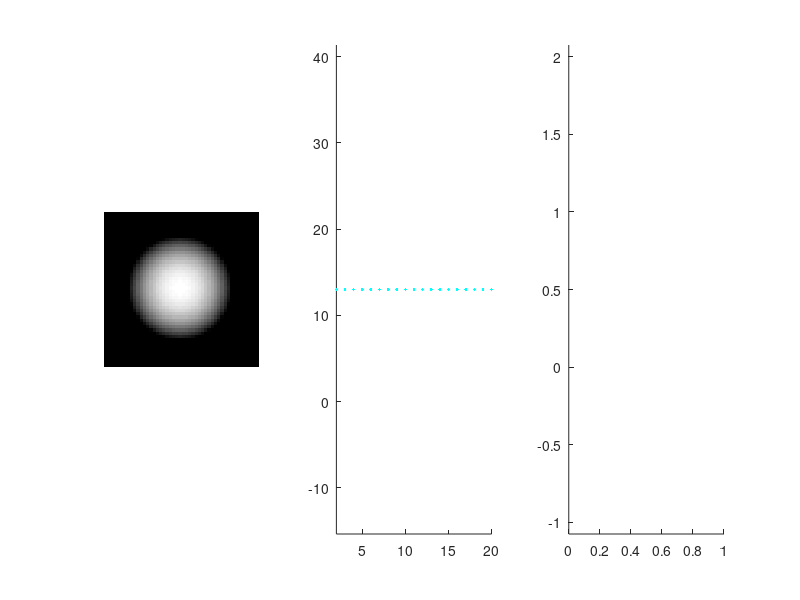

Source code (MATLAB): (Note: this script raises an error after producing the figure.)
% Test algorithm from nishdate 2011 on luneberg lens

%%%to do:

%step size tends to decay rapidly...
    %still not exactly sure about step size  
    
%RK4 and RKF45 method seem to give similar accuracy    
    
%look for easy speed ups
    %when runing final RK5 method gradient does not need to be recomputed (?), huge save

%close all; 
clear;    
    
radius = 1;
step_size = 0.0625; 

%create luneburg lens
vol_size = 3*radius/step_size;
lens_volume = ones(vol_size,vol_size,vol_size);

for i = 1:vol_size
    for j = 1:vol_size
        for k = 1:vol_size
            x = (i-vol_size/2)*step_size;
            y = (j-vol_size/2)*step_size;
            z = (k-vol_size/2)*step_size;
            r = sqrt(x^2+y^2+z^2);
            
            if r < radius
                lens_volume(i,j,k) = sqrt(2-(r/radius)^2);
            end
        end
    end
end

% create fiber
%%% note fully implement
% fiber_length = 10;
% 
% vol_size = 3*radius/step_size;
% lens_volume = ones(ceil([vol_size vol_size fiber_length*1.5/step_size]));
% 
% for i = 1:vol_size
%     for j = 1:vol_size
%        
%         x = (i-vol_size/2)*step_size;
%         y = (j-vol_size/2)*step_size;
%         r = sqrt(x^2+y^2);
% 
%         if r < radius
%             lens_volume(i,j,:) = sqrt(2.5-(r/radius)^2);
%         end
%     end
% end

[temp_x, temp_y, temp_z] = meshgrid(1:vol_size, 1:vol_size, 1:vol_size);
vol_inds = sub2ind([vol_size, vol_size, vol_size], temp_x(:), temp_y(:), temp_z(:));
vol_coords = ([temp_x(:), temp_y(:), temp_z(:)]-vol_size/2)*step_size;
%just keep points in lens
temp_inds = find(sqrt(vol_coords(:,1).^2 + vol_coords(:,2).^2 + vol_coords(:,3).^2) < radius);
vol_inds = vol_inds(temp_inds);
vol_coords = vol_coords(temp_inds,:);

%set up initial rays.
temp_p = (0.5*radius/step_size+5):5:(2.5*radius/step_size-5);
[temp_y, temp_z] = meshgrid(temp_p, temp_p);
ray_origins = [ones(numel(temp_y),1), temp_y(:), temp_z(:)]'; %3xn 

%trace rays by stepping across
figure; 
subplot(1,3,1);
imshow((lens_volume(:,:,vol_size/2)-1)/(max(lens_volume(:))-1));

subplot(1,3,2);
hold on; axis equal

subplot(1,3,3);
hold on; axis equal

%trace through
interp_type = 3;

for i = 1:size(ray_origins,2)
    %plot3(ray_origins(1,i), ray_origins(2,i), ray_origins(3,i),'.b');
    
    initial_ray_T = [1, 0, 0]'; %3x1 : ray will move from left to right
    ray_X = ray_origins(:,i);
    
    in_graded = 0;
    go = 1;
    delta_t = 0.001;
    
    while go
        if ~in_graded; ray_X = ray_X + initial_ray_T; end
        
        if sqrt((ray_X(1)-vol_size/2)^2+(ray_X(2)-vol_size/2)^2+(ray_X(3)-vol_size/2)^2)*step_size < radius
            if ~in_graded
                %entry to graded
                in_graded = 1;
                ray_x_back = ray_X-initial_ray_T; %step back one
                
                %find intersection of sphere geometrically
                    %from https://www.scratchapixel.com/lessons/3d-basic-rendering/minimal-ray-tracer-rendering-simple-shapes/ray-sphere-intersection
                O = (ray_x_back - vol_size/2)*step_size;
                C = 0; L = C - O;
                t_ca = dot(L,initial_ray_T);
                d = sqrt(dot(L,L)-t_ca^2);
                t_hc = sqrt(radius^2-d^2);
                t_0 = t_ca - t_hc;
                
                X = O+initial_ray_T*t_0; %3x1 coordinates
                T = initial_ray_T; %3x1 vector
                
                % could calculate refraction as usual, but does not occur as grading starts from 1
                %surface_normal = ray_X - vol_size/2; surface_normal = surface_normal/norm(surface_normal);
            end

            X0 = X;
            T0 = T;
            
            [X, T, delta_t] = ray_interpolation(interp_type, X0, T0, delta_t, vol_coords, vol_inds, lens_volume);

            if sqrt(X(1)^2+X(2)^2+X(3)^2) > radius
                %ray has exited lens on this step, need to iterate close to surface as in nishidate 2011 paper
                delta_t0 = delta_t;
                rad_current = sqrt(X(1)^2+X(2)^2+X(3)^2); %always larger outbound
                rad_back = sqrt(X0(1)^2+X0(2)^2+X0(3)^2);
                lambda0 = (rad_current-radius)/(rad_current-rad_back);
                
                epsilon = sqrt(1.49e-8); %error term, suggest using sqrt of machine precision
                %for matlab sqrt(2.2204e-16), for paper sqrt(1.49e-8)
                
                its = 1;
                r_init = (1-sqrt(X(1)^2+X(2)^2+X(3)^2))*10^6;
                         
                %run loop until ray is barely moving forward
                % As algorithm 1 from paper
                while delta_t0*norm(T0) > epsilon && abs(lambda0-1) > 10^-3 % & lambda0 > 10^-3
                    SF = 1; %A from paper - saftey factor
                    
                    if lambda0 < 10^-3
                       T = T0; %%% included in loop on paper.
                       warning('Not sure on this');
                       break
                    end
                    
                    %this loop steps back from overshoot
                    while sqrt(X(1)^2+X(2)^2+X(3)^2) > radius
                        T = T0; %idea is that we keep using start vector, even though this isn't used...
                        
                        if (SF >= 0.1)
                           SF = SF - 0.1; 
                        else
                           SF = 0.1*SF;
                        end
                        
                        delta_t = SF*lambda0*delta_t0;
                        
                        %%% step ray forward with RK5 with fixed step
                        [X, T] = ray_interpolation(4, X0, T0, delta_t, vol_coords, vol_inds, lens_volume);
                    end
                    
                    delta_t = (1-SF)*lambda0*delta_t0;
                    
                    %this loop steps forward to find new contact position from position just before overshoot.
                    while sqrt(X(1)^2+X(2)^2+X(3)^2) < radius
                        X0 = X; %think this is the case, we are stepping forward
                        T0 = T;
                        
                        [X, T] = ray_interpolation(4, X0, T0, delta_t, vol_coords, vol_inds, lens_volume);
                    end
                    
                    %update parameters for next loop
                    rad_current = sqrt(X(1)^2+X(2)^2+X(3)^2); %always larger outbound
                    rad_back = sqrt(X0(1)^2+X0(2)^2+X0(3)^2);
                    lambda0 = (rad_current-radius)/(rad_current-rad_back);
                
                    delta_t0 = delta_t;
                    
                    its = its + 1;
                end
                
                in_graded = 0;
                initial_ray_T = T;
                
                subplot(1,3,3);
                plot(X(2)*10^6, X(3)*10^6,'xr');
                
                r_end = (1-sqrt(X(1)^2+X(2)^2+X(3)^2))*10^6;
                [its-1 r_init r_end]
            end
            
            
            ray_X = X/step_size + vol_size/2;
        end
        
        subplot(1,3,2);
        if in_graded
            plot3(ray_X(1), ray_X(2), ray_X(3),'.b');
        else
            plot3(ray_X(1), ray_X(2), ray_X(3),'.c');
        end
        
        if any(ray_X > vol_size)
           go = 0; 
        end
    end
    pause(0.01)
end
subplot(1,3,1);
title('Luneberg lens r = 1mm n = 1-1.41')

subplot(1,3,2);
TR = SubdivideSphericalMesh(IcosahedronMesh,2);
sphereCords = TR.X*radius/step_size+vol_size/2;
plot3(sphereCords(:,1), sphereCords(:,2), sphereCords(:,3), '.r')
axis off

subplot(1,3,3);
ylim([-50 50]); xlim([-50 50]);
title('spot diagram (nm)')

function [X, T, new_delta_t] = ray_interpolation(type, X0, T0, delta_t, vol_coords, vol_inds, lens_volume)

    if type == 1
        % RK from Sharma - uses some abbreviations... is be forth order?
        A = delta_t*numerical_dT_dt(X0, vol_coords, vol_inds, lens_volume); %3x1
        B = delta_t*numerical_dT_dt(X0+delta_t/2*T0+delta_t/8*A, vol_coords, vol_inds, lens_volume); %3x1
        C = delta_t*numerical_dT_dt(X0+delta_t*T0+delta_t/2*B, vol_coords, vol_inds, lens_volume); %3x1

        X = X0 + delta_t*(T0+(A+2*B)/6);
        T = T0 + (A+4*B+C)/6;
        
        new_delta_t = delta_t;
        
    elseif type == 2
        % RK4 standard - works as Sharma
        % general description from Meggit and wiki is a confusing
        % explicit method on wiki and second-order eqn w/ Simpson's rule from Scaraborough - Numerical Mathmatical Analysis p 382 (ref- from Sharma) are helpful
            % can also derive w/ first order simultaneous eqns?
            % gives very similar results to first order eqns (0 1/2 1/2 1) instead of (0 1/8 1/8 1/2)
        k1 = delta_t*numerical_dT_dt(X0, vol_coords, vol_inds, lens_volume); 
        k2 = delta_t*numerical_dT_dt(X0+delta_t*T0/2    +delta_t*k1/8, vol_coords, vol_inds, lens_volume);
        k3 = delta_t*numerical_dT_dt(X0+delta_t*T0/2    +delta_t*k2/8, vol_coords, vol_inds, lens_volume);
        k4 = delta_t*numerical_dT_dt(X0+delta_t*T0      +delta_t*k3/2, vol_coords, vol_inds, lens_volume);
        X = X0 + delta_t*(T0+(k1 + k2 + k3)/6); %b coeffs should add to 0.5
        T = T0 + (k1+2*(k2+k3)+k4)/6; %b coeffs should add to 1
        
        new_delta_t = delta_t;
        
    elseif type == 3
        % RKF45 from Nishidate 2011 paper with variable step size 
        % using coeffs from Table 1
        
        %%% Should include include Ci to change delta T? DT_dt not function of T...
        %%% %%% Note, should modify as in anisotropic code...
            %%% Test difference.
        
        error('Modify x off set as in anisotropic code')    
            
        k1 = delta_t*numerical_dT_dt(X0, vol_coords, vol_inds, lens_volume); 
        k2 = delta_t*numerical_dT_dt(X0+delta_t*T0/4        +delta_t*(k1/4), vol_coords, vol_inds, lens_volume); 
        k3 = delta_t*numerical_dT_dt(X0+delta_t*T0*3/8      +delta_t*(k1*3/32 +k2*9/32), vol_coords, vol_inds, lens_volume); 
        k4 = delta_t*numerical_dT_dt(X0+delta_t*T0*12/13    +delta_t*(k1*1932/2197 +k2*-7200/2197 +k3*7296/2197), vol_coords, vol_inds, lens_volume); 
        k5 = delta_t*numerical_dT_dt(X0+delta_t*T0          +delta_t*(k1*439/216 +k2*-8 +k3*3680/513 +k4*-845/4104), vol_coords, vol_inds, lens_volume); 
        k6 = delta_t*numerical_dT_dt(X0+delta_t*T0/2        +delta_t*(k1*-8/27 +k2*2 +k3*-3544/2565 +k4*1859/4104 +k5*-11/40), vol_coords, vol_inds, lens_volume); 
        
        T_4th = T0 +k1*25/216 +k3*1408/2565 +k4*2197/4104 + k5*-1/5;
        T_5th = T0 +k1*16/135 +k3*6656/12825 +k4*28561/56430 +k5*-9/50 +k6*2/55; %these b coeffs should sum to 1
        
        % from Upgrading Runge-Kutta-Fehlberg Method (RKFM) for Second Order Ordinary Differential Equations (note error in 5th order coeffs)
                % in same manner as Scaraborough
        % 4th order coeffs
        k1C = 1408/2565*3/32 + 2197/4104*1932/2197 + -1/5*439/216;
        %k2C = 1408/2565*9/32 + 2197/4104*-7200/2197 + -1/5*-8 %close to zero
        k3C = 2197/4104*7296/2197 + -1/5*3680/513;
        k4C = -1/5*-845/4104;
        X_4th = X0 + delta_t*(T0+(k1*k1C + k3*k3C + k4*k4C));
        
        %5th order coeffs
        k1C = 6656/12825*3/32 + 28561/56430*1932/2197 + -9/50*439/216 + 2/55*-8/27;
        %k2C = 6656/12825*9/32 + 28561/56430*-7200/2197 + -9/50*-8 + 2/55*2 %close to zero
        k3C = 28561/56430*7296/2197 + -9/50*3680/513 + 2/55*-3544/2565;
        k4C = -9/50*-845/4104 + 2/55*1859/4104;
        k5C = 2/55*-11/40; 
        X_5th = X0 + delta_t*(T0+(k1*k1C + k3*k3C + k4*k4C + k5*k5C)); %these be coeffs should sum to 0.5
        
        % Get error - normalize position terms to meters
        % As eqn 16
        er = max(abs([((X_5th')-(X_4th'))*10^3 T_5th'-T_4th']))/10^-12;
            
        %limit increase, if er goes to zero, will scale to inf.
         if er < 0.01
           er = 0.01; 
         end

        %lower bound (0.6 or 0.8 ???) should be scaled reltive to saftey factor (0.9)
            %so step does not decrease if it should increase
        if er < 0.8 | er > 1
           % As eqn 17
           new_delta_t = 0.9*delta_t*er^0.2;
           % had er inverted - why?
           %new_delta_t = 0.9*delta_t/er^0.2;
        else
           new_delta_t = delta_t; 
        end
        
        if isinf(new_delta_t) | isnan(er)
           error('Problem!') 
        end
        
        T = T_5th;
        X = X_5th;
        
    elseif type == 4
        %RK5 from Nishidate 2011 paper with fixed stepsize
        % using coeffs from table 5
        k1 = delta_t*numerical_dT_dt(X0, vol_coords, vol_inds, lens_volume); 
        k2 = delta_t*numerical_dT_dt(X0+delta_t*T0/4        +delta_t*(k1/4), vol_coords, vol_inds, lens_volume); 
        k3 = delta_t*numerical_dT_dt(X0+delta_t*T0*3/8      +delta_t*(k1*3/32 +k2*9/32), vol_coords, vol_inds, lens_volume); 
        k4 = delta_t*numerical_dT_dt(X0+delta_t*T0*12/13    +delta_t*(k1*1932/2197 +k2*-7200/2197 +k3*7296/2197), vol_coords, vol_inds, lens_volume); 
        k5 = delta_t*numerical_dT_dt(X0+delta_t*T0          +delta_t*(k1*439/216 +k2*-8 +k3*3680/513 +k4*-845/4104), vol_coords, vol_inds, lens_volume); 
        k6 = delta_t*numerical_dT_dt(X0+delta_t*T0/2        +delta_t*(k1*-8/27 +k2*2 +k3*-3544/2565 +k4*1859/4104 +k5*-11/40), vol_coords, vol_inds, lens_volume); 
        
        T = T0 +k1*16/135 +k3*6656/12825 +k4*28561/56430 +k5*-9/50 +k6*2/55; %these b coeffs should sum to 1
        
        %5th order coeffs
        k1C = 6656/12825*3/32 + 28561/56430*1932/2197 + -9/50*439/216 + 2/55*-8/27;
        %k2C = 6656/12825*9/32 + 28561/56430*-7200/2197 + -9/50*-8 + 2/55*2 %close to zero
        k3C = 28561/56430*7296/2197 + -9/50*3680/513 + 2/55*-3544/2565;
        k4C = -9/50*-845/4104 + 2/55*1859/4104;
        k5C = 2/55*-11/40; 
        X = X0 + delta_t*(T0+(k1*k1C + k3*k3C + k4*k4C + k5*k5C)); %these be coeffs should sum to 0.5
        
        new_delta_t = delta_t;
    else
        error('Type not coded')
    end
end    

function [dT_dt, n_of_X, dn_partial_dX] = numerical_dT_dt(X, vol_coords, vol_inds, lens_volume)
        % get change in ray vector based on change in refractive index and derivative as in nishidate 2011 paper
        
        % take sampling points first
        [sampling_inds, sampling_coords, point_dists] = getsamplingpoints(vol_coords, X);
        
        n_of_s = lens_volume(vol_inds(sampling_inds)); %nx1 vector of refractive indices at sampling points

        % As eqn 8
        W_of_X = zeros(size(sampling_coords,1), size(sampling_coords,1)); %nxn : diagonal matrix of weights per sampling point
        
        for i = 1:size(sampling_coords,1)
            %distance to sampling point
            d = point_dists(i);

            %As eqn 11, quartic spline weighting function
            W_of_X(i,i) = 1-6*d^2+8*d^3-3*d^4;
        end

        % As eqn 7
        P_of_X = zeros(size(sampling_coords,1),20); %nx20 : basis vector per sampling point
        
        for i = 1:size(sampling_coords,1)
            %place basis function for each sampling point

            P_of_X(i,:) = calculatetricubicbasis(sampling_coords(i,1), sampling_coords(i,2), sampling_coords(i,3))';
        end

        % As eqn 5
        M_of_X = P_of_X'*W_of_X*P_of_X; %20x20
        
        % As eqn 6
        N_of_X = P_of_X'*W_of_X; %20xn
        
        % Solve eqn 4
        a_of_X = M_of_X\(N_of_X*n_of_s); %20x1 : solves M*A=N*n for a, where N*n is 20x1

        [p_of_X, dp_partial_dX] = calculatetricubicbasis(X(1), X(2), X(3)); %20x1 and 20x3
        
        % As eqn 3
        n_of_X = p_of_X'*a_of_X; %1x1 : refractive index 
        
        % As eqn 9
        dn_partial_dX = dp_partial_dX'*a_of_X; %3x1 : spatial gradient of refractive index
        
        % As eqn 2
        dT_dt = n_of_X*dn_partial_dX; %3x1 vector
end